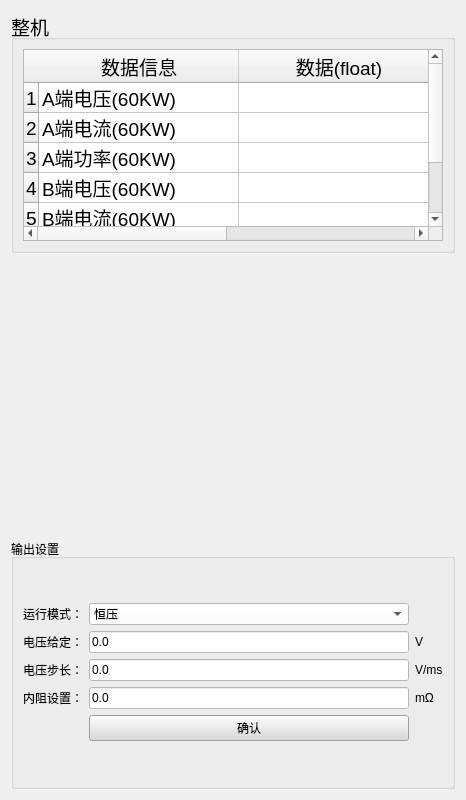
      <widget class="QWidget" name="tab_3">
       <attribute name="title">
        <string>运行设置</string>
       </attribute>
       <layout class="QGridLayout" name="gridLayout_22">
        <item row="0" column="0">
         <widget class="QGroupBox" name="groupBox_8">
          <property name="font">
           <font>
            <family>Arial</family>
            <pointsize>14</pointsize>
            <weight>50</weight>
            <italic>false</italic>
            <bold>false</bold>
           </font>
          </property>
          <property name="mouseTracking">
           <bool>false</bool>
          </property>
          <property name="styleSheet">
           <string notr="true"/>
          </property>
          <property name="title">
           <string>整机</string>
          </property>
          <layout class="QGridLayout" name="gridLayout">
           <item row="0" column="0">
            <widget class="QTableWidget" name="Tab_OperationParamater">
             <property name="minimumSize">
              <size>
               <width>420</width>
               <height>0</height>
              </size>
             </property>
             <property name="font">
              <font>
               <family>Arial</family>
               <pointsize>14</pointsize>
               <weight>50</weight>
               <italic>false</italic>
               <bold>false</bold>
              </font>
             </property>
             <property name="autoFillBackground">
              <bool>false</bool>
             </property>
             <property name="editTriggers">
              <set>QAbstractItemView::NoEditTriggers</set>
             </property>
             <property name="alternatingRowColors">
              <bool>false</bool>
             </property>
             <property name="selectionMode">
              <enum>QAbstractItemView::NoSelection</enum>
             </property>
             <property name="gridStyle">
              <enum>Qt::SolidLine</enum>
             </property>
             <property name="rowCount">
              <number>6</number>
             </property>
             <property name="columnCount">
              <number>2</number>
             </property>
             <attribute name="horizontalHeaderDefaultSectionSize">
              <number>200</number>
             </attribute>
             <row/>
             <row/>
             <row/>
             <row/>
             <row/>
             <row/>
             <column>
              <property name="text">
               <string extracomment="00">数据信息</string>
              </property>
              <property name="background">
               <color>
                <red>255</red>
                <green>255</green>
                <blue>255</blue>
               </color>
              </property>
             </column>
             <column>
              <property name="text">
               <string>数据(float)</string>
              </property>
             </column>
             <item row="0" column="0">
              <property name="text">
               <string>A端电压(60KW)</string>
              </property>
              <property name="background">
               <brush brushstyle="NoBrush">
                <color alpha="255">
                 <red>255</red>
                 <green>247</green>
                 <blue>212</blue>
                </color>
               </brush>
              </property>
              <property name="foreground">
               <brush brushstyle="NoBrush">
                <color alpha="255">
                 <red>0</red>
                 <green>0</green>
                 <blue>0</blue>
                </color>
               </brush>
              </property>
             </item>
             <item row="0" column="1">
              <property name="text">
               <string/>
              </property>
             </item>
             <item row="1" column="0">
              <property name="text">
               <string>A端电流(60KW)</string>
              </property>
              <property name="background">
               <brush brushstyle="NoBrush">
                <color alpha="255">
                 <red>255</red>
                 <green>247</green>
                 <blue>212</blue>
                </color>
               </brush>
              </property>
             </item>
             <item row="2" column="0">
              <property name="text">
               <string>A端功率(60KW)</string>
              </property>
              <property name="background">
               <brush brushstyle="NoBrush">
                <color alpha="255">
                 <red>255</red>
                 <green>247</green>
                 <blue>212</blue>
                </color>
               </brush>
              </property>
             </item>
             <item row="3" column="0">
              <property name="text">
               <string>B端电压(60KW)</string>
              </property>
              <property name="background">
               <brush brushstyle="NoBrush">
                <color alpha="255">
                 <red>184</red>
                 <green>252</green>
                 <blue>255</blue>
                </color>
               </brush>
              </property>
             </item>
             <item row="4" column="0">
              <property name="text">
               <string>B端电流(60KW)</string>
              </property>
              <property name="background">
               <brush brushstyle="NoBrush">
                <color alpha="255">
                 <red>184</red>
                 <green>252</green>
                 <blue>255</blue>
                </color>
               </brush>
              </property>
             </item>
             <item row="5" column="0">
              <property name="text">
               <string>B端功率(60KW)</string>
              </property>
              <property name="background">
               <brush brushstyle="NoBrush">
                <color alpha="255">
                 <red>184</red>
                 <green>252</green>
                 <blue>255</blue>
                </color>
               </brush>
              </property>
              <property name="foreground">
               <brush brushstyle="NoBrush">
                <color alpha="255">
                 <red>0</red>
                 <green>0</green>
                 <blue>0</blue>
                </color>
               </brush>
              </property>
             </item>
            </widget>
           </item>
          </layout>
         </widget>
        </item>
        <item row="1" column="0">
         <spacer name="verticalSpacer">
          <property name="orientation">
           <enum>Qt::Vertical</enum>
          </property>
          <property name="sizeHint" stdset="0">
           <size>
            <width>20</width>
            <height>280</height>
           </size>
          </property>
         </spacer>
        </item>
        <item row="2" column="0">
         <widget class="QGroupBox" name="groupBox_2">
          <property name="minimumSize">
           <size>
            <width>100</width>
            <height>250</height>
           </size>
          </property>
          <property name="maximumSize">
           <size>
            <width>10000</width>
            <height>16777215</height>
           </size>
          </property>
          <property name="styleSheet">
           <string notr="true"/>
          </property>
          <property name="title">
           <string>输出设置</string>
          </property>
          <layout class="QGridLayout" name="gridLayout_9">
           <item row="0" column="0">
            <layout class="QGridLayout" name="gridLayout_27">
             <item row="3" column="2">
              <widget class="QLabel" name="label_OutUnit3">
               <property name="text">
                <string>mΩ</string>
               </property>
              </widget>
             </item>
             <item row="4" column="1">
              <widget class="QPushButton" name="Btn_OutParameterSet">
               <property name="styleSheet">
                <string notr="true">background-color: rgb(218, 218, 218);</string>
               </property>
               <property name="text">
                <string>确认</string>
               </property>
              </widget>
             </item>
             <item row="3" column="1">
              <widget class="QLineEdit" name="Edit_OutData3">
               <property name="styleSheet">
                <string notr="true">background-color: rgb(255, 255, 255);</string>
               </property>
               <property name="text">
                <string>0.0</string>
               </property>
              </widget>
             </item>
             <item row="1" column="0">
              <widget class="QLabel" name="label_OutName1">
               <property name="text">
                <string>电压给定：</string>
               </property>
              </widget>
             </item>
             <item row="2" column="2">
              <widget class="QLabel" name="label_OutUnit2">
               <property name="text">
                <string>V/ms</string>
               </property>
              </widget>
             </item>
             <item row="0" column="0">
              <widget class="QLabel" name="label_41">
               <property name="text">
                <string>运行模式：</string>
               </property>
              </widget>
             </item>
             <item row="2" column="0">
              <widget class="QLabel" name="label_OutName2">
               <property name="text">
                <string>电压步长：</string>
               </property>
              </widget>
             </item>
             <item row="1" column="2">
              <widget class="QLabel" name="label_OutUnit1">
               <property name="text">
                <string>V</string>
               </property>
              </widget>
             </item>
             <item row="3" column="0">
              <widget class="QLabel" name="label_OutName3">
               <property name="text">
                <string>内阻设置：</string>
               </property>
              </widget>
             </item>
             <item row="2" column="1">
              <widget class="QLineEdit" name="Edit_OutData2">
               <property name="styleSheet">
                <string notr="true">background-color: rgb(255, 255, 255);</string>
               </property>
               <property name="text">
                <string>0.0</string>
               </property>
              </widget>
             </item>
             <item row="0" column="1">
              <widget class="QComboBox" name="Com_RunMode">
               <property name="styleSheet">
                <string notr="true">background-color: rgb(255, 255, 255);</string>
               </property>
               <item>
                <property name="text">
                 <string>恒压</string>
                </property>
               </item>
               <item>
                <property name="text">
                 <string>恒流</string>
                </property>
               </item>
               <item>
                <property name="text">
                 <string>恒功率</string>
                </property>
               </item>
               <item>
                <property name="text">
                 <string>MPPT</string>
                </property>
               </item>
               <item>
                <property name="text">
                 <string>恒阻</string>
                </property>
               </item>
              </widget>
             </item>
             <item row="1" column="1">
              <widget class="QLineEdit" name="Edit_OutData1">
               <property name="styleSheet">
                <string notr="true">background-color: rgb(255, 255, 255);</string>
               </property>
               <property name="text">
                <string>0.0</string>
               </property>
              </widget>
             </item>
            </layout>
           </item>
          </layout>
         </widget>
        </item>
       </layout>
      </widget>
